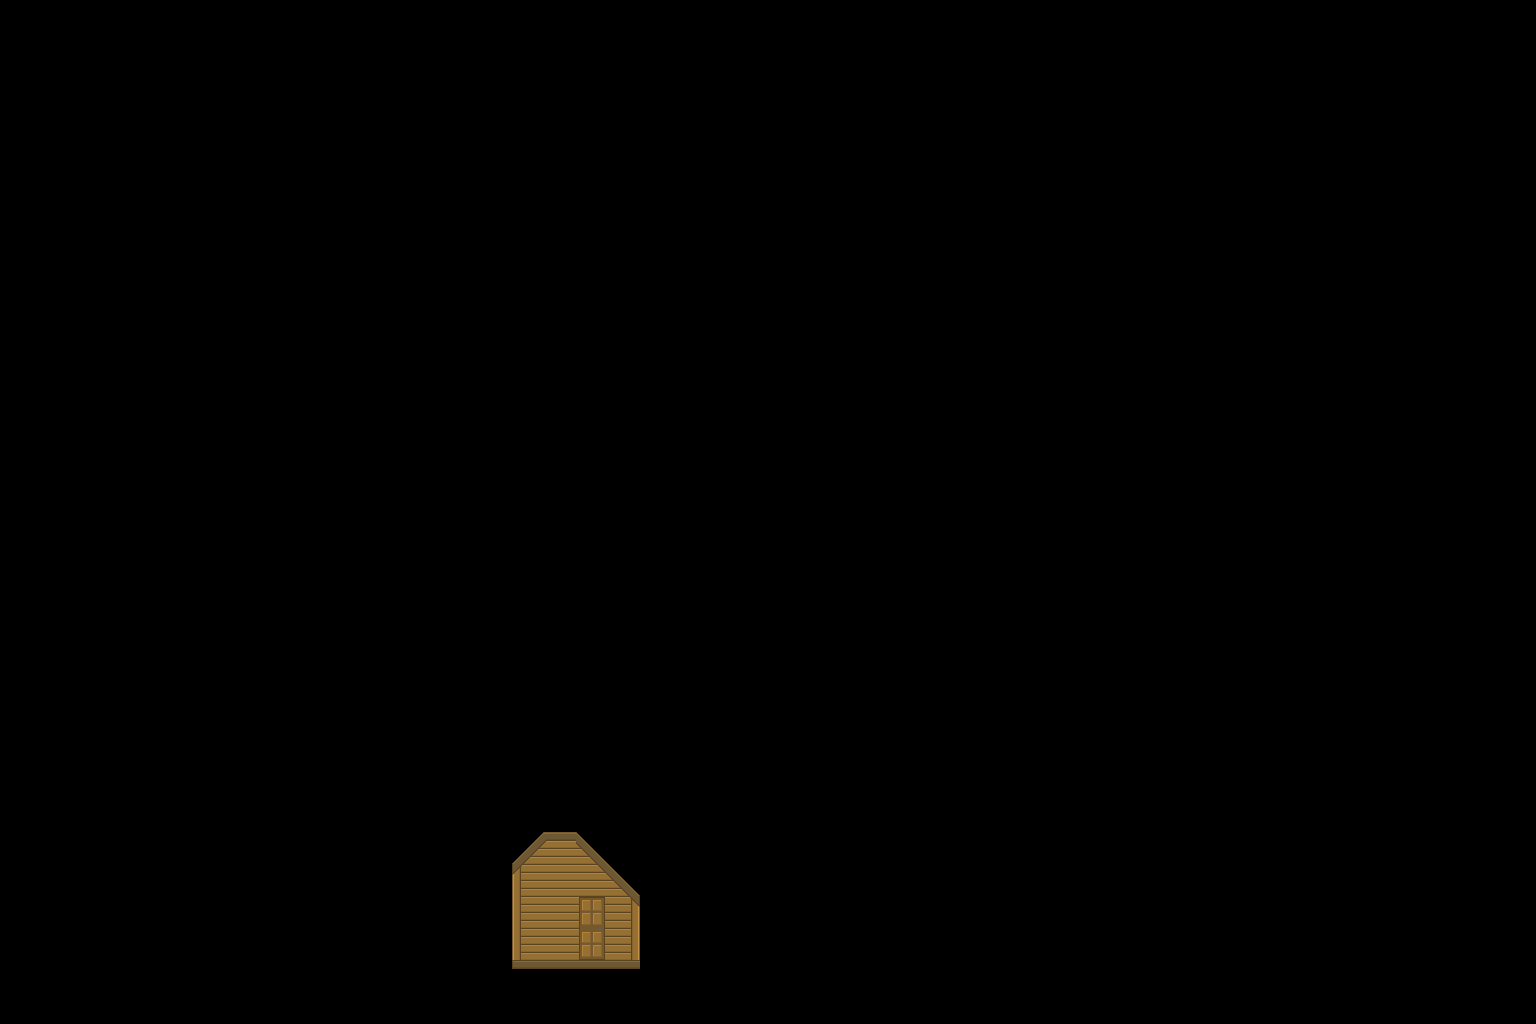

A level layout from a 2D game, rendered from its tile map. Below: a short description, then the map file with its tile-grid data intact:
An orthogonal 48x32 tile map with 32x32 px tiles, 1 tile layer (House) and 1 object (Gateway).

<map version="1.0" orientation="orthogonal" renderorder="right-down" width="48" height="32" tilewidth="32" tileheight="32" nextobjectid="2">
 <tileset firstgid="1" name="Tilesheet" tilewidth="32" tileheight="32" tilecount="400" columns="20">
  <image source="../Tiles/Tilesheet.png" trans="000000" width="640" height="640" />
 </tileset>
 <layer name="House" width="48" height="32">
  <data encoding="csv">
0,0,0,0,0,0,0,0,0,0,0,0,0,0,0,0,0,0,0,0,0,0,0,0,0,0,0,0,0,0,0,0,0,0,0,0,0,0,0,0,0,0,0,0,0,0,0,0,
0,0,0,0,0,0,0,0,0,0,0,0,0,0,0,0,0,0,0,0,0,0,0,0,0,0,0,0,0,0,0,0,0,0,0,0,0,0,0,0,0,0,0,0,0,0,0,0,
0,0,0,0,0,0,0,0,0,0,0,0,0,0,0,0,0,0,0,0,0,0,0,0,0,0,0,0,0,0,0,0,0,0,0,0,0,0,0,0,0,0,0,0,0,0,0,0,
0,0,0,0,0,0,0,0,0,0,0,0,0,0,0,0,0,0,0,0,0,0,0,0,0,0,0,0,0,0,0,0,0,0,0,0,0,0,0,0,0,0,0,0,0,0,0,0,
0,0,0,0,0,0,0,0,0,0,0,0,0,0,0,0,0,0,0,0,0,0,0,0,0,0,0,0,0,0,0,0,0,0,0,0,0,0,0,0,0,0,0,0,0,0,0,0,
0,0,0,0,0,0,0,0,0,0,0,0,0,0,0,0,0,0,0,0,0,0,0,0,0,0,0,0,0,0,0,0,0,0,0,0,0,0,0,0,0,0,0,0,0,0,0,0,
0,0,0,0,0,0,0,0,0,0,0,0,0,0,0,0,0,0,0,0,0,0,0,0,0,0,0,0,0,0,0,0,0,0,0,0,0,0,0,0,0,0,0,0,0,0,0,0,
0,0,0,0,0,0,0,0,0,0,0,0,0,0,0,0,0,0,0,0,0,0,0,0,0,0,0,0,0,0,0,0,0,0,0,0,0,0,0,0,0,0,0,0,0,0,0,0,
0,0,0,0,0,0,0,0,0,0,0,0,0,0,0,0,0,0,0,0,0,0,0,0,0,0,0,0,0,0,0,0,0,0,0,0,0,0,0,0,0,0,0,0,0,0,0,0,
0,0,0,0,0,0,0,0,0,0,0,0,0,0,0,0,0,0,0,0,0,0,0,0,0,0,0,0,0,0,0,0,0,0,0,0,0,0,0,0,0,0,0,0,0,0,0,0,
0,0,0,0,0,0,0,0,0,0,0,0,0,0,0,0,0,0,0,0,0,0,0,0,0,0,0,0,0,0,0,0,0,0,0,0,0,0,0,0,0,0,0,0,0,0,0,0,
0,0,0,0,0,0,0,0,0,0,0,0,0,0,0,0,0,0,0,0,0,0,0,0,0,0,0,0,0,0,0,0,0,0,0,0,0,0,0,0,0,0,0,0,0,0,0,0,
0,0,0,0,0,0,0,0,0,0,0,0,0,0,0,0,0,0,0,0,0,0,0,0,0,0,0,0,0,0,0,0,0,0,0,0,0,0,0,0,0,0,0,0,0,0,0,0,
0,0,0,0,0,0,0,0,0,0,0,0,0,0,0,0,0,0,0,0,0,0,0,0,0,0,0,0,0,0,0,0,0,0,0,0,0,0,0,0,0,0,0,0,0,0,0,0,
0,0,0,0,0,0,0,0,0,0,0,0,0,0,0,0,0,0,0,0,0,0,0,0,0,0,0,0,0,0,0,0,0,0,0,0,0,0,0,0,0,0,0,0,0,0,0,0,
0,0,0,0,0,0,0,0,0,0,0,0,0,0,0,0,0,0,0,0,0,0,0,0,0,0,0,0,0,0,0,0,0,0,0,0,0,0,0,0,0,0,0,0,0,0,0,0,
0,0,0,0,0,0,0,0,0,0,0,0,0,0,0,0,0,0,0,0,0,0,0,0,0,0,0,0,0,0,0,0,0,0,0,0,0,0,0,0,0,0,0,0,0,0,0,0,
0,0,0,0,0,0,0,0,0,0,0,0,0,0,0,0,0,0,0,0,0,0,0,0,0,0,0,0,0,0,0,0,0,0,0,0,0,0,0,0,0,0,0,0,0,0,0,0,
0,0,0,0,0,0,0,0,0,0,0,0,0,0,0,0,0,0,0,0,0,0,0,0,0,0,0,0,0,0,0,0,0,0,0,0,0,0,0,0,0,0,0,0,0,0,0,0,
0,0,0,0,0,0,0,0,0,0,0,0,0,0,0,0,0,0,0,0,0,0,0,0,0,0,0,0,0,0,0,0,0,0,0,0,0,0,0,0,0,0,0,0,0,0,0,0,
0,0,0,0,0,0,0,0,0,0,0,0,0,0,0,0,0,0,0,0,0,0,0,0,0,0,0,0,0,0,0,0,0,0,0,0,0,0,0,0,0,0,0,0,0,0,0,0,
0,0,0,0,0,0,0,0,0,0,0,0,0,0,0,0,0,0,0,0,0,0,0,0,0,0,0,0,0,0,0,0,0,0,0,0,0,0,0,0,0,0,0,0,0,0,0,0,
0,0,0,0,0,0,0,0,0,0,0,0,0,0,0,0,0,0,0,0,0,0,0,0,0,0,0,0,0,0,0,0,0,0,0,0,0,0,0,0,0,0,0,0,0,0,0,0,
0,0,0,0,0,0,0,0,0,0,0,0,0,0,0,0,0,0,0,0,0,0,0,0,0,0,0,0,0,0,0,0,0,0,0,0,0,0,0,0,0,0,0,0,0,0,0,0,
0,0,0,0,0,0,0,0,0,0,0,0,0,0,0,0,0,0,0,0,0,0,0,0,0,0,0,0,0,0,0,0,0,0,0,0,0,0,0,0,0,0,0,0,0,0,0,0,
0,0,0,0,0,0,0,0,0,0,0,0,0,0,0,0,0,0,0,0,0,0,0,0,0,0,0,0,0,0,0,0,0,0,0,0,0,0,0,0,0,0,0,0,0,0,0,0,
0,0,0,0,0,0,0,0,0,0,0,0,0,0,0,0,154,136,139,0,0,0,0,0,0,0,0,0,0,0,0,0,0,0,0,0,0,0,0,0,0,0,0,0,0,0,0,0,
0,0,0,0,0,0,0,0,0,0,0,0,0,0,0,0,174,156,159,160,0,0,0,0,0,0,0,0,0,0,0,0,0,0,0,0,0,0,0,0,0,0,0,0,0,0,0,0,
0,0,0,0,0,0,0,0,0,0,0,0,0,0,0,0,194,156,197,180,0,0,0,0,0,0,0,0,0,0,0,0,0,0,0,0,0,0,0,0,0,0,0,0,0,0,0,0,
0,0,0,0,0,0,0,0,0,0,0,0,0,0,0,0,214,156,217,220,0,0,0,0,0,0,0,0,0,0,0,0,0,0,0,0,0,0,0,0,0,0,0,0,0,0,0,0,
0,0,0,0,0,0,0,0,0,0,0,0,0,0,0,0,234,235,236,237,0,0,0,0,0,0,0,0,0,0,0,0,0,0,0,0,0,0,0,0,0,0,0,0,0,0,0,0,
0,0,0,0,0,0,0,0,0,0,0,0,0,0,0,0,0,0,0,0,0,0,0,0,0,0,0,0,0,0,0,0,0,0,0,0,0,0,0,0,0,0,0,0,0,0,0,0
</data>
 </layer>
 <objectgroup name="Collisions">
  <object id="1" type="Gateway" x="576" y="897" width="30" height="63">
   <properties>
    <property name="travel_location" value="town" />
    <property name="travel_location_x" type="int" value="0" />
    <property name="travel_location_y" type="int" value="0" />
   </properties>
  </object>
 </objectgroup>
</map>
